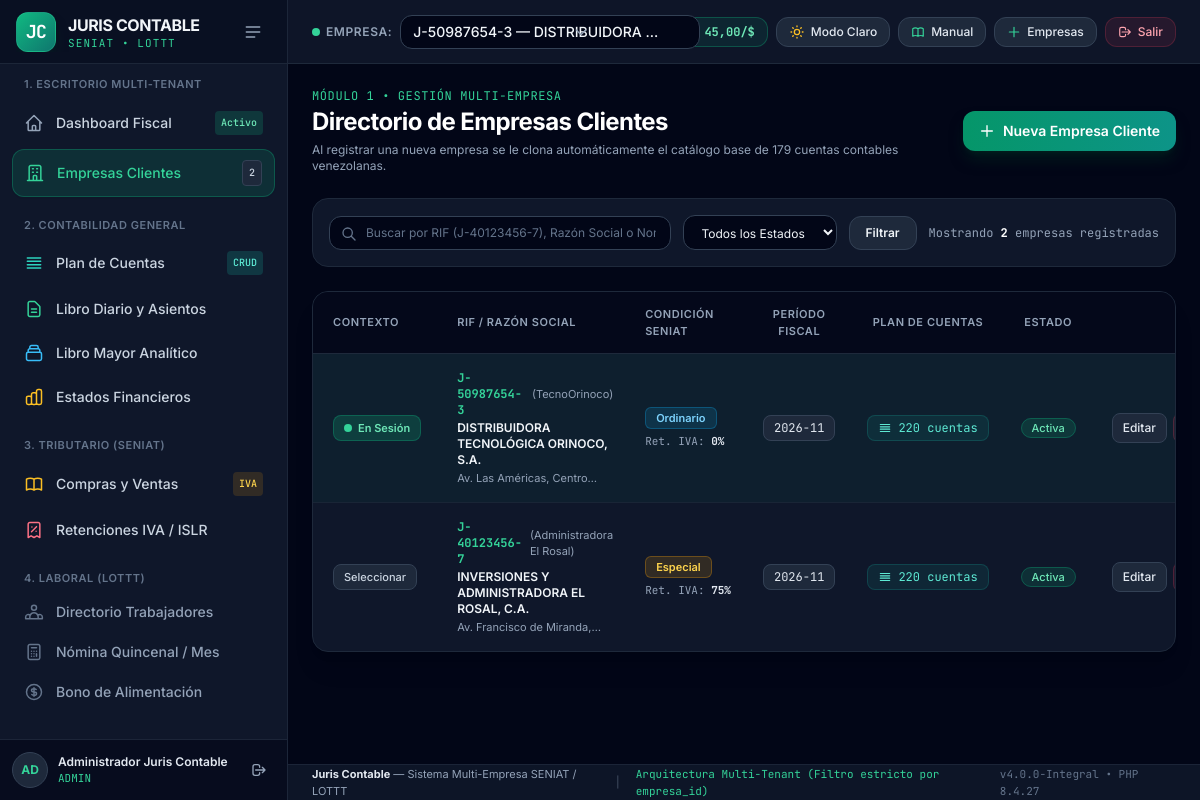
The page /public/index.php?c=empresa&a=index (signed in) on the database its author committed.
### tables this page shows
CREATE TABLE `empresas` (
  `id` INT UNSIGNED NOT NULL AUTO_INCREMENT,
  `rif` VARCHAR(15) NOT NULL COMMENT 'Formato V/E/J/G/P-12345678-9',
  `razon_social` VARCHAR(200) NOT NULL,
  `nombre_comercial` VARCHAR(150) NULL DEFAULT NULL,
  `direccion_fiscal` TEXT NOT NULL,
  `telefono` VARCHAR(40) NULL DEFAULT NULL,
  `email_contacto` VARCHAR(150) NULL DEFAULT NULL,
  `representante_legal` VARCHAR(150) NULL DEFAULT NULL,
  `tipo_contribuyente` ENUM('Ordinario', 'Especial', 'Formal') NOT NULL DEFAULT 'Ordinario',
  `porcentaje_retencion_iva` ENUM('0', '75', '100') NOT NULL DEFAULT '75',
  `periodo_fiscal_activo` CHAR(7) NOT NULL DEFAULT '2026-11' COMMENT 'Formato YYYY-MM',
  `moneda_principal` VARCHAR(10) NOT NULL DEFAULT 'VES',
  `activo` TINYINT(1) NOT NULL DEFAULT 1,
  `created_at` TIMESTAMP NOT NULL DEFAULT CURRENT_TIMESTAMP,
  `updated_at` TIMESTAMP NOT NULL DEFAULT CURRENT_TIMESTAMP ON UPDATE CURRENT_TIMESTAMP,
  PRIMARY KEY (`id`),
  UNIQUE KEY `uk_empresas_rif` (`rif`),
  KEY `idx_empresas_activo` (`activo`),
  KEY `idx_empresas_tipo` (`tipo_contribuyente`)
);

### views/empresas/index.php (the view, shortened to what the rows shown need)
<?php
$empresaActivaId = (int)($empresaActiva['id'] ?? Session::getEmpresaActivaId());
$usuarioRol      = (string)Session::get('usuario_rol', 'contador');
$puedeEditar     = in_array($usuarioRol, ['admin', 'contador'], true);
?>
<div class="max-w-7xl mx-auto space-y-6">
    <div class="flex flex-col sm:flex-row sm:items-center sm:justify-between gap-4">
        <div>
            <h1 class="text-2xl font-bold text-white tracking-tight mt-0.5">
                Directorio de Empresas Clientes
            </h1>
        </div>
    </div>
    <div class="rounded-2xl bg-slate-900 border border-slate-800 shadow-xl overflow-hidden">
        <div class="overflow-x-auto">
            <table class="w-full text-left border-collapse">
                <thead class="bg-slate-950/80 border-b border-slate-800 text-[11px] uppercase tracking-wider text-slate-400">
                    <tr>
                        <th class="py-3.5 px-5 font-semibold">Contexto</th>
                        <th class="py-3.5 px-4 font-semibold">RIF / Razón Social</th>
                        <th class="py-3.5 px-4 font-semibold">Condición SENIAT</th>
                        <th class="py-3.5 px-4 font-semibold text-center">Período Fiscal</th>
                        <th class="py-3.5 px-4 font-semibold text-center">Plan de Cuentas</th>
                        <th class="py-3.5 px-4 font-semibold text-center">Estado</th>
                        <th class="py-3.5 px-5 font-semibold text-right">Acciones</th>
                    </tr>
                </thead>
                <tbody class="divide-y divide-slate-800/70 text-xs">
                    <?php if (!empty($empresas)): ?>
                        <?php foreach ($empresas as $item): ?>
                            <?php
                            $idEmp = (int)$item['id'];
                            $esActivaSesion = ($idEmp === $empresaActivaId);
                            $estaActivaBd   = ((int)$item['activo'] === 1);
                            ?>
                            <tr class="transition-colors <?= $esActivaSesion ? 'bg-emerald-500/5 hover:bg-emerald-500/10' : 'hover:bg-slate-800/40' ?>">
                                <td class="py-4 px-5 whitespace-nowrap">
                                    <?php if ($esActivaSesion): ?>
                                        <span class="inline-flex items-center gap-1.5 px-2.5 py-1 rounded-lg text-[11px] font-semibold bg-emerald-500/20 text-emerald-300 border border-emerald-500/30">
                                            <span class="w-2 h-2 rounded-full bg-emerald-400 animate-pulse"></span>
                                            En Sesión
                                        </span>
                                    <?php elseif ($estaActivaBd): ?>
                                        <button type="button"
                                                onclick="window.JurisApp.cambiarEmpresaActiva(<?= $idEmp ?>)"
                                                class="inline-flex items-center gap-1.5 px-2.5 py-1 rounded-lg text-[11px] font-medium bg-slate-800 hover:bg-emerald-600/20 text-slate-300 hover:text-emerald-300 border border-slate-700 hover:border-emerald-500/40 transition-all">
                                            Seleccionar
                                        </button>
                                    <?php else: ?>
                                        <span class="text-[11px] font-mono text-slate-500">Inactiva</span>
                                    <?php endif; ?>
                                </td>
                                <td class="py-4 px-4">
                                    <div class="flex items-center gap-2">
                                        <span class="font-mono font-bold text-emerald-400"><?= e($item['rif']) ?></span>
                                        <?php if (!empty($item['nombre_comercial'])): ?>
                                            <span class="text-[11px] text-slate-400">(<?= e($item['nombre_comercial']) ?>)</span>
                                        <?php endif; ?>
                                    </div>
                                    <p class="font-semibold text-slate-100 mt-0.5"><?= e($item['razon_social']) ?></p>
                                    <p class="text-[11px] text-slate-400 mt-0.5 line-clamp-1" title="<?= e($item['direccion_fiscal']) ?>">
                                        <?= e($item['direccion_fiscal']) ?>
                                    </p>
                                </td>
                                <td class="py-4 px-4 whitespace-nowrap">
                                    <?php if ($item['tipo_contribuyente'] === 'Especial'): ?>
                                        <span class="inline-block px-2.5 py-0.5 rounded-md text-[11px] font-semibold bg-amber-500/15 text-amber-300 border border-amber-500/30">
                                            Especial
                                        </span>
                                    <?php else: ?>
                                        <span class="inline-block px-2.5 py-0.5 rounded-md text-[11px] font-semibold bg-sky-500/15 text-sky-300 border border-sky-500/30">
                                            <?= e($item['tipo_contribuyente']) ?>
                                        </span>
                                    <?php endif; ?>
                                    <div class="mt-1 text-[11px] font-mono text-slate-400">
                                        Ret. IVA: <strong class="text-slate-200"><?= e($item['porcentaje_retencion_iva']) ?>%</strong>
                                    </div>
                                </td>
                                <td class="py-4 px-4 text-center whitespace-nowrap">
                                    <span class="px-2.5 py-1 rounded-lg font-mono text-xs bg-slate-800 text-slate-200 border border-slate-700">
                                        <?= e($item['periodo_fiscal_activo']) ?>
                                    </span>
                                </td>
                                <td class="py-4 px-4 text-center whitespace-nowrap">
                                    <button type="button"
                                            onclick="window.JurisApp.abrirModalPlanCuentas(<?= $idEmp ?>)"
                                            class="inline-flex items-center gap-1.5 px-2.5 py-1 rounded-lg font-mono text-xs bg-teal-500/10 hover:bg-teal-500/20 text-teal-300 border border-teal-500/20 transition-colors">
                                        <svg class="w-3.5 h-3.5" fill="none" stroke="currentColor" viewBox="0 0 24 24">
                                            <path stroke-linecap="round" stroke-linejoin="round" stroke-width="2" d="M4 6h16M4 10h16M4 14h16M4 18h16"/>
                                        </svg>
                                        <?= (int)$item['total_cuentas'] ?> cuentas
                                    </button>
                                </td>
                                <td class="py-4 px-4 text-center whitespace-nowrap">
                                    <?php if ($estaActivaBd): ?>
                                        <span class="px-2.5 py-0.5 rounded-full text-[11px] font-medium bg-emerald-500/15 text-emerald-300 border border-emerald-500/30">
                                            Activa
                                        </span>
                                    <?php else: ?>
                                        <span class="px-2.5 py-0.5 rounded-full text-[11px] font-medium bg-rose-500/15 text-rose-300 border border-rose-500/30">
                                            Inactiva
                                        </span>
                                    <?php endif; ?>
                                </td>
                                <td class="py-4 px-5 text-right whitespace-nowrap">
                                    <div class="inline-flex items-center justify-end gap-1.5">
                                        <?php if ($puedeEditar): ?>
                                            <button type="button"
                                                    onclick="window.JurisApp.abrirModalEditarEmpresa(<?= $idEmp ?>)"
                                                    title="Editar datos fiscales"
                                                    class="px-2.5 py-1.5 rounded-lg text-xs font-medium bg-slate-800 hover:bg-slate-700 text-slate-200 border border-slate-700 transition-colors">
                                                Editar
                                            </button>
                                            <?php if ($estaActivaBd): ?>
                                                <button type="button"
                                                        onclick="window.JurisApp.cambiarEstadoEmpresa(<?= $idEmp ?>, 0, <?= e(json_encode($item['razon_social'])) ?>)"
                                                        title="Inactivar empresa"
                                                        class="px-2.5 py-1.5 rounded-lg text-xs font-medium bg-rose-500/10 hover:bg-rose-500/20 text-rose-300 border border-rose-500/20 transition-colors">
                                                </button>
                                            <?php endif; ?>
                                        <?php endif; ?>
                                    </div>
                                </td>
                            </tr>
                        <?php endforeach; ?>
                    <?php endif; ?>
                </tbody>
            </table>
        </div>
    </div>
</div>

### rows shown on the page
empresas: shows "En Sesión", rif "J-50987654-3", nombre_comercial "TecnoOrinoco", razon_social "DISTRIBUIDORA TECNOLÓGICA ORINOCO, S.A.", direccion_fiscal "Av. Las Américas,…", tipo_contribuyente "Ordinario", porcentaje_retencion_iva "0", periodo_fiscal_activo "2026-11", total_cuentas "220", activo "Activa"
empresas: rif "J-40123456-7", nombre_comercial "Administradora El Rosal", razon_social "INVERSIONES Y ADMINISTRADORA EL ROSAL, C.A.", direccion_fiscal "Av. Francisco de…", tipo_contribuyente "Especial", porcentaje_retencion_iva "75", periodo_fiscal_activo "2026-11", total_cuentas "220", activo "Activa"

### other values the page prints
count($empresasSelector ?? []) "2"
mb_strtoupper(mb_substr($usuarioNombre, 0, 2)) "AD"
$usuarioNombre "Administrador Juris Contable"
$usuarioRol "ADMIN"
$empresaActivaTasaBcv "45,00"
count($empresas ?? []) "2"
APP_NAME "Juris Contable"
APP_SUBTITLE "Sistema Multi-Empresa SENIAT / LOTTT"
APP_VERSION "4.0.0-Integral"
PHP_VERSION "8.4.27"
form field value "J-50987654-3 — DISTRIBUIDORA TECNOLÓGICA ORINOCO, S.A."
